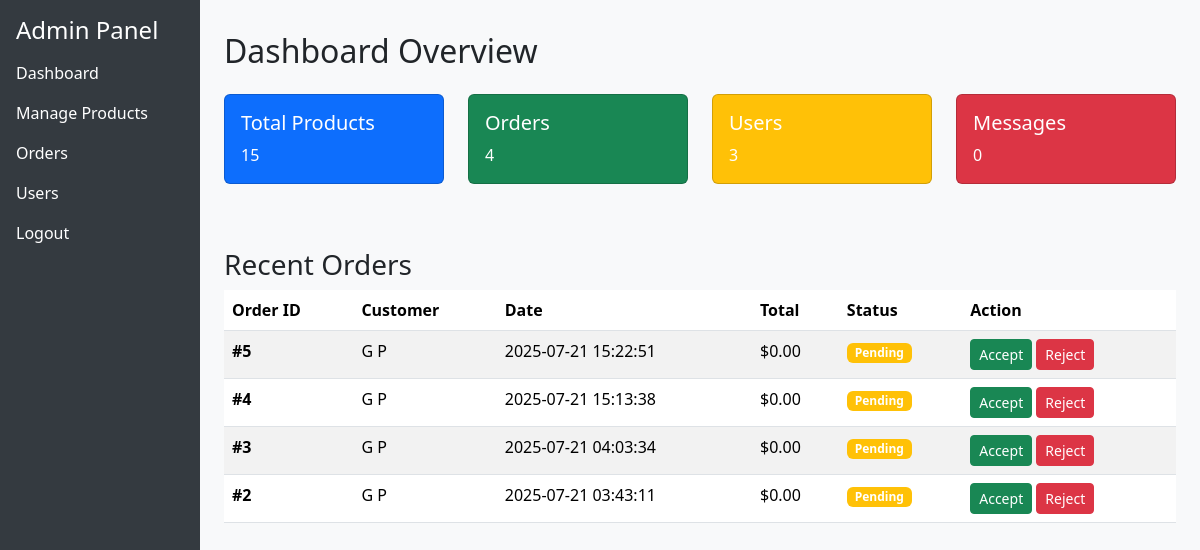
The page /admin.php (signed in) on the database its author committed.
### tables this page shows
CREATE TABLE `orders` (
  `id` int(11) NOT NULL,
  `user_id` int(11) DEFAULT NULL,
  `name` varchar(100) DEFAULT NULL,
  `phone` varchar(20) DEFAULT NULL,
  `address` text DEFAULT NULL,
  `payment_method` varchar(50) DEFAULT NULL,
  `created_at` timestamp NOT NULL DEFAULT current_timestamp(),
  `product_id` int(11) DEFAULT NULL,
  `quantity` int(11) DEFAULT NULL,
  `status` enum('Pending','Accepted','Rejected') DEFAULT 'Pending'
);

CREATE TABLE `users` (
  `id` int(11) NOT NULL,
  `name` varchar(100) DEFAULT NULL,
  `email` varchar(100) DEFAULT NULL,
  `password` varchar(255) DEFAULT NULL,
  `is_admin` tinyint(1) DEFAULT 0
);

### admin.php (the view, shortened to what this page needs)
<?php
include 'db.php';
$totalProducts = mysqli_fetch_assoc(mysqli_query($conn, "SELECT COUNT(*) as total FROM products"))['total'];
$totalOrders = mysqli_fetch_assoc(mysqli_query($conn, "SELECT COUNT(*) as total FROM orders"))['total'];
$totalUsers = mysqli_fetch_assoc(mysqli_query($conn, "SELECT COUNT(*) as total FROM users"))['total'];
$totalMessages = 0;
$recentOrders = mysqli_query($conn, "SELECT o.id, u.name AS customer, o.created_at AS date, p.price * o.quantity AS total, o.status FROM orders o LEFT JOIN users u ON o.user_id = u.id LEFT JOIN products p ON o.product_id = p.id ORDER BY o.created_at DESC LIMIT 5");
?>
<!DOCTYPE html>
<html lang="en">
<head>
  <link href="https://cdn.jsdelivr.net/npm/bootstrap@5.3.2/dist/css/bootstrap.min.css" rel="stylesheet" />
</head>
<body>
  <div class="container-fluid">
    <div class="row">
      <nav class="col-md-2 d-none d-md-block sidebar">
        <h4>Admin Panel</h4>
        <a href="admin.php">Dashboard</a>
        <a href="manage_products.php">Manage Products</a>
        <a href="orders.php">Orders</a>
        <a href="users.php">Users</a>
        <a href="logout.php">Logout</a>
      </nav>
      <main class="col-md-10 ms-sm-auto col-lg-10 px-md-4 dashboard-content">
        <h2>Dashboard Overview</h2>
        <div class="row mt-4">
          <div class="col-md-3">
            <div class="card text-white bg-primary mb-3">
              <div class="card-body">
                <h5 class="card-title">Total Products</h5>
                <p class="card-text"><?php echo $totalProducts; ?></p>
              </div>
            </div>
          </div>
          <div class="col-md-3">
            <div class="card text-white bg-success mb-3">
              <div class="card-body">
                <h5 class="card-title">Orders</h5>
                <p class="card-text"><?php echo $totalOrders; ?></p>
              </div>
            </div>
          </div>
          <div class="col-md-3">
            <div class="card text-white bg-warning mb-3">
              <div class="card-body">
                <h5 class="card-title">Users</h5>
                <p class="card-text"><?php echo $totalUsers; ?></p>
              </div>
            </div>
          </div>
          <div class="col-md-3">
            <div class="card text-white bg-danger mb-3">
              <div class="card-body">
                <h5 class="card-title">Messages</h5>
                <p class="card-text"><?php echo $totalMessages; ?></p>
              </div>
            </div>
          </div>
        </div>
        <h3 class="mt-5">Recent Orders</h3>
        <table class="table table-striped">
          <thead>
            <tr>
              <th scope="col">Order ID</th>
              <th scope="col">Customer</th>
              <th scope="col">Date</th>
              <th scope="col">Total</th>
              <th scope="col">Status</th>
              <th scope="col">Action</th>
            </tr>
          </thead>
          <tbody>
            <?php while($row = mysqli_fetch_assoc($recentOrders)): ?>
              <tr>
                <th scope="row">#<?php echo $row['id']; ?></th>
                <td><?php echo htmlspecialchars($row['customer']); ?></td>
                <td><?php echo $row['date']; ?></td>
                <td>$<?php echo number_format($row['total'], 2); ?></td>
                <td>
                  <span class="badge bg-<?php
                    echo $row['status'] === 'Accepted' ? 'success' :
                         ($row['status'] === 'Pending' ? 'warning' : 'danger');
                  ?>"><?php echo $row['status']; ?></span>
                </td>
                <td>
                  <?php if ($row['status'] === 'Pending'): ?>
                    <a href="update_order_status.php?id=<?php echo $row['id']; ?>&status=Accepted" class="btn btn-sm btn-success">Accept</a>
                    <a href="update_order_status.php?id=<?php echo $row['id']; ?>&status=Rejected" class="btn btn-sm btn-danger">Reject</a>
                  <?php else: ?>
                    <span class="text-muted">No Action</span>
                  <?php endif; ?>
                </td>
              </tr>
            <?php endwhile; ?>
          </tbody>
        </table>
      </main>
    </div>
  </div>
</body>
</html>

### admin.php (style rules this page uses)
body { background-color: #f8f9fa; }
.sidebar { height: 100vh; background-color: #343a40; padding: 1rem; color: #fff; }
.sidebar a { color: #fff; text-decoration: none; display: block; padding: 0.5rem 0; }
.dashboard-content { padding: 2rem; }

### rows shown on the page
orders: id "5", user.name "G P", created_at "2025-07-21 15:22:51", total "0.00", status "Pending"
orders: id "4", user.name "G P", created_at "2025-07-21 15:13:38", total "0.00", status "Pending"
orders: id "3", user.name "G P", created_at "2025-07-21 04:03:34", total "0.00", status "Pending"
orders: id "2", user.name "G P", created_at "2025-07-21 03:43:11", total "0.00", status "Pending"

### other values the page prints
$totalProducts "15"
$totalOrders "4"
$totalUsers "3"
$totalMessages "0"
